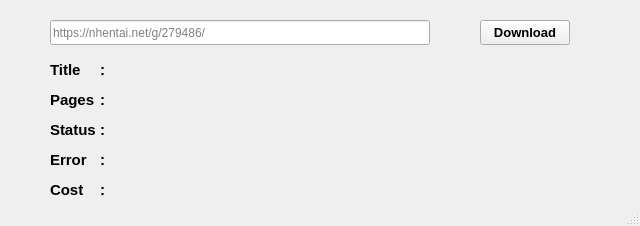
<?xml version="1.0" encoding="UTF-8"?>
<ui version="4.0">
 <class>MainWindow</class>
 <widget class="QMainWindow" name="MainWindow">
  <property name="geometry">
   <rect>
    <x>0</x>
    <y>0</y>
    <width>640</width>
    <height>226</height>
   </rect>
  </property>
  <property name="windowTitle">
   <string>MainWindow</string>
  </property>
  <widget class="QWidget" name="centralwidget">
   <widget class="QPushButton" name="downloadBtn">
    <property name="geometry">
     <rect>
      <x>480</x>
      <y>20</y>
      <width>90</width>
      <height>25</height>
     </rect>
    </property>
    <property name="font">
     <font>
      <pointsize>10</pointsize>
      <weight>75</weight>
      <bold>true</bold>
     </font>
    </property>
    <property name="text">
     <string>Download</string>
    </property>
   </widget>
   <widget class="QLineEdit" name="urlInput">
    <property name="geometry">
     <rect>
      <x>50</x>
      <y>20</y>
      <width>380</width>
      <height>25</height>
     </rect>
    </property>
    <property name="inputMask">
     <string/>
    </property>
    <property name="text">
     <string/>
    </property>
    <property name="placeholderText">
     <string>https://nhentai.net/g/279486/</string>
    </property>
   </widget>
   <widget class="QLabel" name="nameLabel">
    <property name="geometry">
     <rect>
      <x>50</x>
      <y>60</y>
      <width>50</width>
      <height>20</height>
     </rect>
    </property>
    <property name="font">
     <font>
      <pointsize>11</pointsize>
      <weight>75</weight>
      <bold>true</bold>
     </font>
    </property>
    <property name="text">
     <string>Title</string>
    </property>
   </widget>
   <widget class="QLabel" name="pageLabel">
    <property name="geometry">
     <rect>
      <x>50</x>
      <y>90</y>
      <width>50</width>
      <height>20</height>
     </rect>
    </property>
    <property name="font">
     <font>
      <pointsize>11</pointsize>
      <weight>75</weight>
      <bold>true</bold>
     </font>
    </property>
    <property name="text">
     <string>Pages</string>
    </property>
   </widget>
   <widget class="QLabel" name="statusLabel">
    <property name="geometry">
     <rect>
      <x>50</x>
      <y>120</y>
      <width>50</width>
      <height>20</height>
     </rect>
    </property>
    <property name="font">
     <font>
      <pointsize>11</pointsize>
      <weight>75</weight>
      <bold>true</bold>
     </font>
    </property>
    <property name="text">
     <string>Status</string>
    </property>
   </widget>
   <widget class="QLabel" name="errorLabel">
    <property name="geometry">
     <rect>
      <x>50</x>
      <y>150</y>
      <width>50</width>
      <height>20</height>
     </rect>
    </property>
    <property name="font">
     <font>
      <pointsize>11</pointsize>
      <weight>75</weight>
      <bold>true</bold>
     </font>
    </property>
    <property name="text">
     <string>Error</string>
    </property>
   </widget>
   <widget class="QLabel" name="showTitle">
    <property name="geometry">
     <rect>
      <x>120</x>
      <y>60</y>
      <width>450</width>
      <height>20</height>
     </rect>
    </property>
    <property name="font">
     <font>
      <pointsize>9</pointsize>
      <weight>75</weight>
      <bold>true</bold>
     </font>
    </property>
    <property name="text">
     <string/>
    </property>
   </widget>
   <widget class="QLabel" name="showPages">
    <property name="geometry">
     <rect>
      <x>120</x>
      <y>90</y>
      <width>450</width>
      <height>20</height>
     </rect>
    </property>
    <property name="font">
     <font>
      <pointsize>11</pointsize>
      <weight>75</weight>
      <bold>true</bold>
     </font>
    </property>
    <property name="text">
     <string/>
    </property>
   </widget>
   <widget class="QLabel" name="showStatus">
    <property name="geometry">
     <rect>
      <x>120</x>
      <y>120</y>
      <width>450</width>
      <height>20</height>
     </rect>
    </property>
    <property name="font">
     <font>
      <pointsize>11</pointsize>
      <weight>75</weight>
      <bold>true</bold>
     </font>
    </property>
    <property name="text">
     <string/>
    </property>
   </widget>
   <widget class="QLabel" name="showError">
    <property name="geometry">
     <rect>
      <x>120</x>
      <y>150</y>
      <width>450</width>
      <height>20</height>
     </rect>
    </property>
    <property name="font">
     <font>
      <pointsize>8</pointsize>
      <weight>75</weight>
      <italic>true</italic>
      <bold>true</bold>
     </font>
    </property>
    <property name="text">
     <string/>
    </property>
   </widget>
   <widget class="QLabel" name="label">
    <property name="geometry">
     <rect>
      <x>100</x>
      <y>60</y>
      <width>20</width>
      <height>20</height>
     </rect>
    </property>
    <property name="font">
     <font>
      <pointsize>11</pointsize>
      <weight>75</weight>
      <bold>true</bold>
     </font>
    </property>
    <property name="text">
     <string>:</string>
    </property>
   </widget>
   <widget class="QLabel" name="label_2">
    <property name="geometry">
     <rect>
      <x>100</x>
      <y>120</y>
      <width>20</width>
      <height>20</height>
     </rect>
    </property>
    <property name="font">
     <font>
      <pointsize>11</pointsize>
      <weight>75</weight>
      <bold>true</bold>
     </font>
    </property>
    <property name="text">
     <string>:</string>
    </property>
   </widget>
   <widget class="QLabel" name="label_3">
    <property name="geometry">
     <rect>
      <x>100</x>
      <y>150</y>
      <width>20</width>
      <height>20</height>
     </rect>
    </property>
    <property name="font">
     <font>
      <pointsize>11</pointsize>
      <weight>75</weight>
      <bold>true</bold>
     </font>
    </property>
    <property name="text">
     <string>:</string>
    </property>
   </widget>
   <widget class="QLabel" name="label_4">
    <property name="geometry">
     <rect>
      <x>100</x>
      <y>90</y>
      <width>20</width>
      <height>20</height>
     </rect>
    </property>
    <property name="font">
     <font>
      <pointsize>11</pointsize>
      <weight>75</weight>
      <bold>true</bold>
     </font>
    </property>
    <property name="text">
     <string>:</string>
    </property>
   </widget>
   <widget class="QLabel" name="label_5">
    <property name="geometry">
     <rect>
      <x>100</x>
      <y>180</y>
      <width>20</width>
      <height>20</height>
     </rect>
    </property>
    <property name="font">
     <font>
      <pointsize>11</pointsize>
      <weight>75</weight>
      <bold>true</bold>
     </font>
    </property>
    <property name="text">
     <string>:</string>
    </property>
   </widget>
   <widget class="QLabel" name="costLabel">
    <property name="geometry">
     <rect>
      <x>50</x>
      <y>180</y>
      <width>50</width>
      <height>20</height>
     </rect>
    </property>
    <property name="font">
     <font>
      <pointsize>11</pointsize>
      <weight>75</weight>
      <bold>true</bold>
     </font>
    </property>
    <property name="text">
     <string>Cost</string>
    </property>
   </widget>
   <widget class="QLabel" name="showTimeCost">
    <property name="geometry">
     <rect>
      <x>120</x>
      <y>180</y>
      <width>450</width>
      <height>20</height>
     </rect>
    </property>
    <property name="font">
     <font>
      <pointsize>11</pointsize>
      <weight>75</weight>
      <italic>false</italic>
      <bold>true</bold>
     </font>
    </property>
    <property name="text">
     <string/>
    </property>
   </widget>
  </widget>
  <widget class="QStatusBar" name="statusbar"/>
 </widget>
 <resources/>
 <connections/>
</ui>
